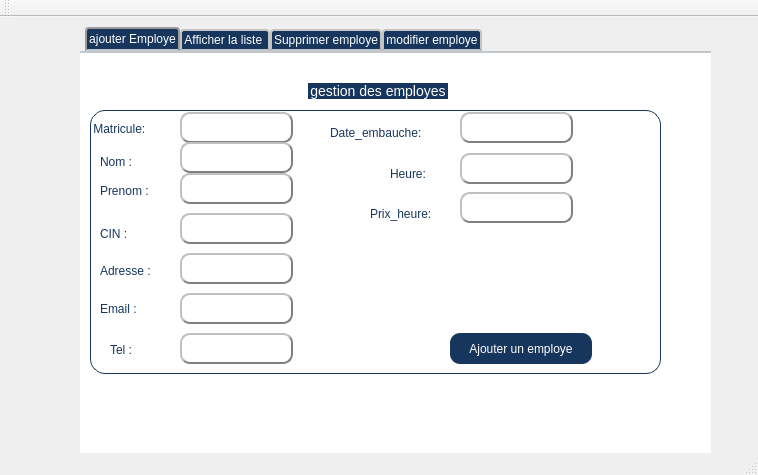
<?xml version="1.0" encoding="UTF-8"?>
<ui version="4.0">
 <class>MainWindow</class>
 <widget class="QMainWindow" name="MainWindow">
  <property name="geometry">
   <rect>
    <x>0</x>
    <y>0</y>
    <width>758</width>
    <height>475</height>
   </rect>
  </property>
  <property name="windowTitle">
   <string>Gestion des employe</string>
  </property>
  <widget class="QWidget" name="centralWidget">
   <widget class="QTabWidget" name="tabWidget">
    <property name="geometry">
     <rect>
      <x>80</x>
      <y>10</y>
      <width>631</width>
      <height>451</height>
     </rect>
    </property>
    <property name="styleSheet">
     <string notr="true">QTabWidget::pane { /* The tab widget frame */
    border-top: 2px solid #C2C7CB;
    
	background-color: rgb(255, 255, 255);
}

QTabWidget::tab-bar {
    left: 5px; /* move to the right by 5px */
    
	color: rgb(0, 0, 127);
    }

/* Style the tab using the tab sub-control. Note that
    it reads QTabBar not QTabWidget */
QTabBar::tab {
 
	background-color: rgb(23, 54, 93);
    
	color: rgb(255, 255, 255);
    border: 2px solid #C4C4C3;
    border-bottom-color: #C2C7CB; /* same as the pane color */
    border-top-left-radius: 4px;
    border-top-right-radius: 4px;
    min-width: 8ex;
    padding: 2px;
}

QTabBar::tab:selected, QTabBar::tab:hover {
	
   
}

QTabBar::tab:selected {
    border-color: #9B9B9B;
    border-bottom-color: #C2C7CB; /* same as pane color */
}

QTabBar::tab:!selected {
    margin-top: 2px; /* make non-selected tabs look smaller */
}</string>
    </property>
    <property name="currentIndex">
     <number>0</number>
    </property>
    <widget class="QWidget" name="tab">
     <attribute name="title">
      <string>ajouter Employe</string>
     </attribute>
     <widget class="QGroupBox" name="groupBox">
      <property name="geometry">
       <rect>
        <x>10</x>
        <y>30</y>
        <width>571</width>
        <height>291</height>
       </rect>
      </property>
      <property name="styleSheet">
       <string notr="true">QGroupBox  {
    border: 1px solid gray;
    border-color: #FF17365D;
    margin-top: 27px;
    font-size: 14px;
    border-radius: 15px;
	background-color: rgb(255, 255, 255);
}

QGroupBox::title  {
    subcontrol-origin: margin;
    subcontrol-position: top center;
    padding: 5px 8000px 5px 8000px;
    background-color: #FF17365D;
    color: rgb(255, 255, 255);
}
QLabel {
	font: 11pt &quot;Adobe Gothic Std B&quot;;
}
QLabel{
	color: rgb(23, 54, 93);
}
QLineEdit
{
 
    background-color: white;
    border-style: outset;
    border-width: 2px;
    border-radius: 10px;
    border-color: gray;
    font: bold 14px;
    min-width: 10 em;
    padding: 6px;

 }
QComboBox
{
    subcontrol-origin: padding;
    subcontrol-position: top right;
    selection-background-color: #111;
    selection-color: yellow;
    color: white;
    
	background-color: rgb(100, 175, 194);
    border-style: solid;
    border: 2px solid ;
    
	border-color: rgb(192, 192, 192);
    border-radius: 5;
    padding: 1px 0px 1px 20px;
}</string>
      </property>
      <property name="title">
       <string>gestion des employes</string>
      </property>
      <widget class="QLabel" name="matricule">
       <property name="geometry">
        <rect>
         <x>0</x>
         <y>30</y>
         <width>81</width>
         <height>31</height>
        </rect>
       </property>
       <property name="text">
        <string> Matricule:</string>
       </property>
       <property name="textFormat">
        <enum>Qt::PlainText</enum>
       </property>
       <property name="margin">
        <number>0</number>
       </property>
      </widget>
      <widget class="QLineEdit" name="matricule_2">
       <property name="geometry">
        <rect>
         <x>90</x>
         <y>29</y>
         <width>113</width>
         <height>31</height>
        </rect>
       </property>
      </widget>
      <widget class="QLabel" name="label_2">
       <property name="geometry">
        <rect>
         <x>10</x>
         <y>63</y>
         <width>47</width>
         <height>31</height>
        </rect>
       </property>
       <property name="text">
        <string>Nom :</string>
       </property>
      </widget>
      <widget class="QLineEdit" name="nom">
       <property name="geometry">
        <rect>
         <x>90</x>
         <y>59</y>
         <width>113</width>
         <height>31</height>
        </rect>
       </property>
      </widget>
      <widget class="QLabel" name="label_3">
       <property name="geometry">
        <rect>
         <x>10</x>
         <y>100</y>
         <width>61</width>
         <height>16</height>
        </rect>
       </property>
       <property name="text">
        <string>Prenom :</string>
       </property>
      </widget>
      <widget class="QLineEdit" name="prenom">
       <property name="geometry">
        <rect>
         <x>90</x>
         <y>90</y>
         <width>113</width>
         <height>31</height>
        </rect>
       </property>
      </widget>
      <widget class="QLabel" name="label_6">
       <property name="geometry">
        <rect>
         <x>10</x>
         <y>140</y>
         <width>47</width>
         <height>21</height>
        </rect>
       </property>
       <property name="text">
        <string>CIN :</string>
       </property>
      </widget>
      <widget class="QLineEdit" name="cin">
       <property name="geometry">
        <rect>
         <x>90</x>
         <y>130</y>
         <width>113</width>
         <height>31</height>
        </rect>
       </property>
      </widget>
      <widget class="QLabel" name="label_5">
       <property name="geometry">
        <rect>
         <x>10</x>
         <y>180</y>
         <width>71</width>
         <height>16</height>
        </rect>
       </property>
       <property name="text">
        <string>Adresse :</string>
       </property>
      </widget>
      <widget class="QLineEdit" name="adresse">
       <property name="geometry">
        <rect>
         <x>90</x>
         <y>170</y>
         <width>113</width>
         <height>31</height>
        </rect>
       </property>
      </widget>
      <widget class="QLabel" name="label_7">
       <property name="geometry">
        <rect>
         <x>10</x>
         <y>210</y>
         <width>47</width>
         <height>31</height>
        </rect>
       </property>
       <property name="text">
        <string>Email :</string>
       </property>
      </widget>
      <widget class="QLineEdit" name="email">
       <property name="geometry">
        <rect>
         <x>90</x>
         <y>210</y>
         <width>113</width>
         <height>31</height>
        </rect>
       </property>
      </widget>
      <widget class="QLabel" name="label_8">
       <property name="geometry">
        <rect>
         <x>240</x>
         <y>40</y>
         <width>111</width>
         <height>20</height>
        </rect>
       </property>
       <property name="text">
        <string>Date_embauche:</string>
       </property>
      </widget>
      <widget class="QPushButton" name="ajouter_employe">
       <property name="geometry">
        <rect>
         <x>360</x>
         <y>250</y>
         <width>142</width>
         <height>31</height>
        </rect>
       </property>
       <property name="styleSheet">
        <string notr="true">QPushButton {
    color: rgb(255, 255, 255);
  background-color: #FF17365D;
    border-style: outset;
    border-width: 0px;
    border-radius: 10px;
    border-color: beige;
    min-width: 10em;
    padding: 6px;
}
QPushButton:hover {
color: #fff;
    background-color: rgb(43, 163, 255);
    border-style: inset;
}
QPushButton:pressed {
    background-color: rgb(43, 163, 255);
    border-style: inset;
}
</string>
       </property>
       <property name="text">
        <string>Ajouter un employe</string>
       </property>
      </widget>
      <widget class="QLineEdit" name="tel">
       <property name="geometry">
        <rect>
         <x>90</x>
         <y>250</y>
         <width>113</width>
         <height>31</height>
        </rect>
       </property>
      </widget>
      <widget class="QLabel" name="label_4">
       <property name="geometry">
        <rect>
         <x>20</x>
         <y>260</y>
         <width>47</width>
         <height>14</height>
        </rect>
       </property>
       <property name="text">
        <string>Tel :</string>
       </property>
      </widget>
      <widget class="QLineEdit" name="date_embauche">
       <property name="geometry">
        <rect>
         <x>370</x>
         <y>29</y>
         <width>113</width>
         <height>31</height>
        </rect>
       </property>
      </widget>
      <widget class="QLineEdit" name="heure">
       <property name="geometry">
        <rect>
         <x>370</x>
         <y>70</y>
         <width>113</width>
         <height>31</height>
        </rect>
       </property>
      </widget>
      <widget class="QLineEdit" name="prix_heure">
       <property name="geometry">
        <rect>
         <x>370</x>
         <y>109</y>
         <width>113</width>
         <height>31</height>
        </rect>
       </property>
      </widget>
      <widget class="QLabel" name="label_17">
       <property name="geometry">
        <rect>
         <x>300</x>
         <y>80</y>
         <width>47</width>
         <height>21</height>
        </rect>
       </property>
       <property name="text">
        <string>Heure:</string>
       </property>
      </widget>
      <widget class="QLabel" name="label_18">
       <property name="geometry">
        <rect>
         <x>280</x>
         <y>120</y>
         <width>71</width>
         <height>21</height>
        </rect>
       </property>
       <property name="text">
        <string>Prix_heure:</string>
       </property>
      </widget>
      <widget class="QLabel" name="label_11">
       <property name="geometry">
        <rect>
         <x>370</x>
         <y>150</y>
         <width>121</width>
         <height>91</height>
        </rect>
       </property>
       <property name="text">
        <string/>
       </property>
       <property name="pixmap">
        <pixmap>../../../Downloads/sakani LOGO.png</pixmap>
       </property>
       <property name="scaledContents">
        <bool>true</bool>
       </property>
      </widget>
     </widget>
    </widget>
    <widget class="QWidget" name="tab_2">
     <attribute name="title">
      <string>Afficher la liste </string>
     </attribute>
     <widget class="QTableView" name="tableView">
      <property name="geometry">
       <rect>
        <x>10</x>
        <y>10</y>
        <width>601</width>
        <height>291</height>
       </rect>
      </property>
     </widget>
     <widget class="QPushButton" name="afficher_liste">
      <property name="geometry">
       <rect>
        <x>450</x>
        <y>250</y>
        <width>142</width>
        <height>31</height>
       </rect>
      </property>
      <property name="styleSheet">
       <string notr="true">QPushButton {
    color: rgb(255, 255, 255);
  background-color: #FF17365D;
    border-style: outset;
    border-width: 0px;
    border-radius: 10px;
    border-color: beige;
    min-width: 10em;
    padding: 6px;
}
QPushButton:hover {
color: #fff;
    background-color: rgb(43, 163, 255);
    border-style: inset;
}
QPushButton:pressed {
    background-color: rgb(43, 163, 255);
    border-style: inset;
}
</string>
      </property>
      <property name="text">
       <string>imprimer</string>
      </property>
     </widget>
     <widget class="QLabel" name="label_33">
      <property name="geometry">
       <rect>
        <x>40</x>
        <y>310</y>
        <width>61</width>
        <height>16</height>
       </rect>
      </property>
      <property name="text">
       <string>Triage par :</string>
      </property>
     </widget>
     <widget class="QRadioButton" name="radioButton_4">
      <property name="geometry">
       <rect>
        <x>40</x>
        <y>330</y>
        <width>83</width>
        <height>18</height>
       </rect>
      </property>
      <property name="text">
       <string>Par Nom</string>
      </property>
     </widget>
     <widget class="QRadioButton" name="radioButton_5">
      <property name="geometry">
       <rect>
        <x>40</x>
        <y>350</y>
        <width>83</width>
        <height>18</height>
       </rect>
      </property>
      <property name="text">
       <string>Par Matricule</string>
      </property>
     </widget>
     <widget class="QRadioButton" name="radioButton_6">
      <property name="geometry">
       <rect>
        <x>40</x>
        <y>370</y>
        <width>83</width>
        <height>18</height>
       </rect>
      </property>
      <property name="text">
       <string>Par Date</string>
      </property>
     </widget>
     <widget class="QLabel" name="label_34">
      <property name="geometry">
       <rect>
        <x>350</x>
        <y>320</y>
        <width>61</width>
        <height>16</height>
       </rect>
      </property>
      <property name="text">
       <string>Recherche:</string>
      </property>
     </widget>
     <widget class="QLineEdit" name="recher_edit2">
      <property name="geometry">
       <rect>
        <x>420</x>
        <y>320</y>
        <width>113</width>
        <height>20</height>
       </rect>
      </property>
     </widget>
    </widget>
    <widget class="QWidget" name="tab_5">
     <attribute name="title">
      <string>Supprimer employe</string>
     </attribute>
     <widget class="QGroupBox" name="groupBox_2">
      <property name="geometry">
       <rect>
        <x>0</x>
        <y>-20</y>
        <width>631</width>
        <height>321</height>
       </rect>
      </property>
      <property name="styleSheet">
       <string notr="true">QGroupBox  {
    border: 1px solid gray;
    border-color: #FF17365D;
    margin-top: 27px;
    font-size: 14px;
    border-radius: 15px;
	background-color: rgb(255, 255, 255);
}

QGroupBox::title  {
    subcontrol-origin: margin;
    subcontrol-position: top center;
    padding: 5px 8000px 5px 8000px;
    background-color: #FF17365D;
    color: rgb(255, 255, 255);
}
QLabel {
	font: 11pt &quot;Adobe Gothic Std B&quot;;
}
QLabel{
	color: rgb(23, 54, 93);
}
QLineEdit
{
 
    background-color: white;
    border-style: outset;
    border-width: 2px;
    border-radius: 10px;
    border-color: gray;
    font: bold 14px;
    min-width: 10 em;
    padding: 6px;

 }
QComboBox
{
    subcontrol-origin: padding;
    subcontrol-position: top right;
    selection-background-color: #111;
    selection-color: yellow;
    color: white;
    
	background-color: rgb(100, 175, 194);
    border-style: solid;
    border: 2px solid ;
    
	border-color: rgb(192, 192, 192);
    border-radius: 5;
    padding: 1px 0px 1px 20px;
}</string>
      </property>
      <property name="title">
       <string/>
      </property>
      <widget class="QLabel" name="label_9">
       <property name="geometry">
        <rect>
         <x>20</x>
         <y>60</y>
         <width>81</width>
         <height>31</height>
        </rect>
       </property>
       <property name="text">
        <string> Matricule:</string>
       </property>
       <property name="textFormat">
        <enum>Qt::PlainText</enum>
       </property>
       <property name="margin">
        <number>0</number>
       </property>
      </widget>
      <widget class="QPushButton" name="supprimer">
       <property name="geometry">
        <rect>
         <x>400</x>
         <y>250</y>
         <width>142</width>
         <height>41</height>
        </rect>
       </property>
       <property name="styleSheet">
        <string notr="true">QPushButton {
    color: rgb(255, 255, 255);
  background-color: #FF17365D;
    border-style: outset;
    border-width: 0px;
    border-radius: 10px;
    border-color: beige;
    min-width: 10em;
    padding: 6px;
}
QPushButton:hover {
color: #fff;
    background-color: rgb(43, 163, 255);
    border-style: inset;
}
QPushButton:pressed {
    background-color: rgb(43, 163, 255);
    border-style: inset;
}
</string>
       </property>
       <property name="text">
        <string>Supprimer</string>
       </property>
      </widget>
      <widget class="QLabel" name="label_12">
       <property name="geometry">
        <rect>
         <x>390</x>
         <y>80</y>
         <width>161</width>
         <height>141</height>
        </rect>
       </property>
       <property name="text">
        <string/>
       </property>
       <property name="pixmap">
        <pixmap>../../../Downloads/sakani LOGO.png</pixmap>
       </property>
       <property name="scaledContents">
        <bool>true</bool>
       </property>
      </widget>
      <widget class="QComboBox" name="comboBox_2">
       <property name="geometry">
        <rect>
         <x>100</x>
         <y>70</y>
         <width>62</width>
         <height>22</height>
        </rect>
       </property>
      </widget>
     </widget>
    </widget>
    <widget class="QWidget" name="tab_3">
     <attribute name="title">
      <string>modifier employe</string>
     </attribute>
     <widget class="QGroupBox" name="groupBox_3">
      <property name="geometry">
       <rect>
        <x>10</x>
        <y>0</y>
        <width>551</width>
        <height>311</height>
       </rect>
      </property>
      <property name="styleSheet">
       <string notr="true">QGroupBox  {
    border: 1px solid gray;
    border-color: #FF17365D;
    margin-top: 27px;
    font-size: 14px;
    border-radius: 15px;
	background-color: rgb(255, 255, 255);
}

QGroupBox::title  {
    subcontrol-origin: margin;
    subcontrol-position: top center;
    padding: 5px 8000px 5px 8000px;
    background-color: #FF17365D;
    color: rgb(255, 255, 255);
}
QLabel {
	font: 11pt &quot;Adobe Gothic Std B&quot;;
}
QLabel{
	color: rgb(23, 54, 93);
}
QLineEdit
{
 
    background-color: white;
    border-style: outset;
    border-width: 2px;
    border-radius: 10px;
    border-color: gray;
    font: bold 14px;
    min-width: 10 em;
    padding: 6px;

 }
QComboBox
{
    subcontrol-origin: padding;
    subcontrol-position: top right;
    selection-background-color: #111;
    selection-color: yellow;
    color: white;
    
	background-color: rgb(100, 175, 194);
    border-style: solid;
    border: 2px solid ;
    
	border-color: rgb(192, 192, 192);
    border-radius: 5;
    padding: 1px 0px 1px 20px;
}</string>
      </property>
      <property name="title">
       <string/>
      </property>
      <widget class="QLabel" name="matricule_5">
       <property name="geometry">
        <rect>
         <x>10</x>
         <y>40</y>
         <width>61</width>
         <height>41</height>
        </rect>
       </property>
       <property name="text">
        <string>Matricule :</string>
       </property>
      </widget>
      <widget class="QLabel" name="nom_2">
       <property name="geometry">
        <rect>
         <x>20</x>
         <y>90</y>
         <width>47</width>
         <height>21</height>
        </rect>
       </property>
       <property name="text">
        <string>Nom :</string>
       </property>
      </widget>
      <widget class="QLabel" name="prenom_4">
       <property name="geometry">
        <rect>
         <x>10</x>
         <y>110</y>
         <width>61</width>
         <height>31</height>
        </rect>
       </property>
       <property name="text">
        <string>Prenom :</string>
       </property>
      </widget>
      <widget class="QLabel" name="cin_2">
       <property name="geometry">
        <rect>
         <x>20</x>
         <y>160</y>
         <width>47</width>
         <height>21</height>
        </rect>
       </property>
       <property name="text">
        <string>CIN :</string>
       </property>
      </widget>
      <widget class="QLabel" name="adresse_2">
       <property name="geometry">
        <rect>
         <x>10</x>
         <y>200</y>
         <width>71</width>
         <height>21</height>
        </rect>
       </property>
       <property name="text">
        <string>Adresse :</string>
       </property>
      </widget>
      <widget class="QLabel" name="email_2">
       <property name="geometry">
        <rect>
         <x>20</x>
         <y>240</y>
         <width>47</width>
         <height>21</height>
        </rect>
       </property>
       <property name="text">
        <string>Email :</string>
       </property>
      </widget>
      <widget class="QLabel" name="tel_2">
       <property name="geometry">
        <rect>
         <x>30</x>
         <y>280</y>
         <width>47</width>
         <height>21</height>
        </rect>
       </property>
       <property name="text">
        <string>Tel :</string>
       </property>
      </widget>
      <widget class="QLabel" name="date_embauche_2">
       <property name="geometry">
        <rect>
         <x>240</x>
         <y>50</y>
         <width>121</width>
         <height>20</height>
        </rect>
       </property>
       <property name="text">
        <string>Date_embauche:</string>
       </property>
      </widget>
      <widget class="QPushButton" name="pushButton">
       <property name="geometry">
        <rect>
         <x>350</x>
         <y>270</y>
         <width>142</width>
         <height>31</height>
        </rect>
       </property>
       <property name="styleSheet">
        <string notr="true">QPushButton {
    color: rgb(255, 255, 255);
  background-color: #FF17365D;
    border-style: outset;
    border-width: 0px;
    border-radius: 10px;
    border-color: beige;
    min-width: 10em;
    padding: 6px;
}
QPushButton:hover {
color: #fff;
    background-color: rgb(43, 163, 255);
    border-style: inset;
}
QPushButton:pressed {
    background-color: rgb(43, 163, 255);
    border-style: inset;
}
</string>
       </property>
       <property name="text">
        <string>Modifier</string>
       </property>
      </widget>
      <widget class="QLineEdit" name="nom_3">
       <property name="geometry">
        <rect>
         <x>80</x>
         <y>80</y>
         <width>113</width>
         <height>31</height>
        </rect>
       </property>
      </widget>
      <widget class="QLineEdit" name="prenom_3">
       <property name="geometry">
        <rect>
         <x>80</x>
         <y>110</y>
         <width>113</width>
         <height>31</height>
        </rect>
       </property>
      </widget>
      <widget class="QLineEdit" name="cin_3">
       <property name="geometry">
        <rect>
         <x>80</x>
         <y>150</y>
         <width>113</width>
         <height>31</height>
        </rect>
       </property>
      </widget>
      <widget class="QLineEdit" name="adresse_3">
       <property name="geometry">
        <rect>
         <x>80</x>
         <y>189</y>
         <width>113</width>
         <height>31</height>
        </rect>
       </property>
      </widget>
      <widget class="QLineEdit" name="email_3">
       <property name="geometry">
        <rect>
         <x>80</x>
         <y>229</y>
         <width>113</width>
         <height>31</height>
        </rect>
       </property>
      </widget>
      <widget class="QLineEdit" name="tel_3">
       <property name="geometry">
        <rect>
         <x>80</x>
         <y>269</y>
         <width>113</width>
         <height>31</height>
        </rect>
       </property>
      </widget>
      <widget class="QLineEdit" name="date_embauche_3">
       <property name="geometry">
        <rect>
         <x>370</x>
         <y>40</y>
         <width>113</width>
         <height>31</height>
        </rect>
       </property>
      </widget>
      <widget class="QLineEdit" name="heure_3">
       <property name="geometry">
        <rect>
         <x>370</x>
         <y>80</y>
         <width>113</width>
         <height>31</height>
        </rect>
       </property>
      </widget>
      <widget class="QLineEdit" name="prix_heure_3">
       <property name="geometry">
        <rect>
         <x>370</x>
         <y>119</y>
         <width>113</width>
         <height>31</height>
        </rect>
       </property>
      </widget>
      <widget class="QLabel" name="heure_2">
       <property name="geometry">
        <rect>
         <x>300</x>
         <y>90</y>
         <width>51</width>
         <height>21</height>
        </rect>
       </property>
       <property name="text">
        <string>Heure:</string>
       </property>
      </widget>
      <widget class="QLabel" name="label">
       <property name="geometry">
        <rect>
         <x>270</x>
         <y>120</y>
         <width>91</width>
         <height>21</height>
        </rect>
       </property>
       <property name="text">
        <string>Prix_heure:</string>
       </property>
      </widget>
      <widget class="QLabel" name="label_10">
       <property name="geometry">
        <rect>
         <x>370</x>
         <y>160</y>
         <width>111</width>
         <height>101</height>
        </rect>
       </property>
       <property name="text">
        <string/>
       </property>
       <property name="pixmap">
        <pixmap>../../../Downloads/sakani LOGO.png</pixmap>
       </property>
       <property name="scaledContents">
        <bool>true</bool>
       </property>
      </widget>
      <widget class="QComboBox" name="comboBox">
       <property name="geometry">
        <rect>
         <x>100</x>
         <y>50</y>
         <width>62</width>
         <height>22</height>
        </rect>
       </property>
      </widget>
     </widget>
    </widget>
   </widget>
  </widget>
  <widget class="QMenuBar" name="menuBar">
   <property name="geometry">
    <rect>
     <x>0</x>
     <y>0</y>
     <width>758</width>
     <height>22</height>
    </rect>
   </property>
  </widget>
  <widget class="QToolBar" name="mainToolBar">
   <attribute name="toolBarArea">
    <enum>TopToolBarArea</enum>
   </attribute>
   <attribute name="toolBarBreak">
    <bool>false</bool>
   </attribute>
  </widget>
  <widget class="QStatusBar" name="statusBar"/>
 </widget>
 <layoutdefault spacing="6" margin="11"/>
 <resources/>
 <connections/>
</ui>
